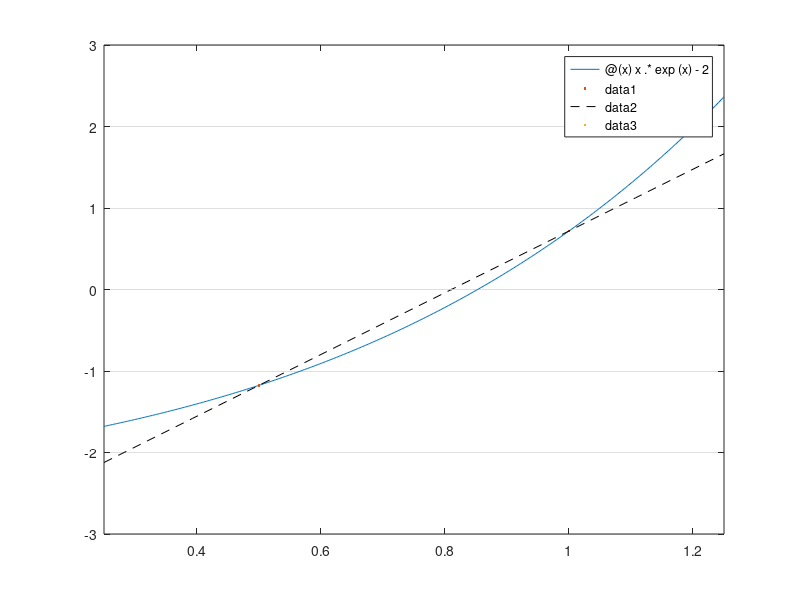

Source code (MATLAB):
%%
% We return to finding a root of the equation $xe^x=2$.
f = @(x) x.*exp(x) - 2;
fplot(f,[0.25 1.25])
set(gca,'ygrid','on')  % ignore this line

%%
% From the graph, it's clear that there is a root near $x=1$. To be more
% precise, there is a root in the interval $[0.5,1]$. So let us take the
% endpoints of that interval as _two_ initial approximations. 
x1 = 1;    f1 = f(x1);
x2 = 0.5;  f2 = f(x2);
hold on, plot([x1 x2],[f1 f2],'.')

%%
% The advantage is that now instead of constructing the tangent line by
% evaluating the derivative, we can instead construct a linear model
% function by drawing the line between the two points
% $\bigl(x_0,f(x_0)\bigr)$ and $\bigl(x_1,f(x_1)\bigr)$. This is called a
% *secant line*. 
slope2 = (f2-f1) / (x2-x1);
secant2 = @(x) f2 + slope2*(x-x2);

%%
% As before, the next value in the iteration is the root of this linear
% model. 
fplot(secant2,[0.25 1.25],'k--')
x3 = x2 - f2/slope2;
f3 = f(x3)
plot(x3,0,'.')

%%
% For the next linear model, we use the line through the two most recent
% points. The next iterate is the root of that secant line, and so on.
slope2 = (f3-f2) / (x3-x2);
x4 = x3 - f3/slope2;
f4 = f(x4)
